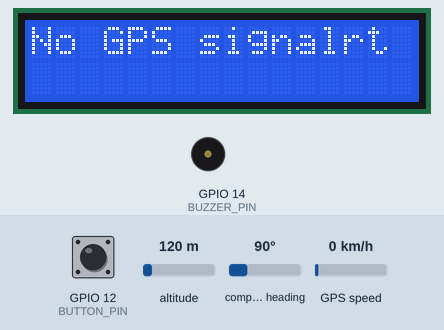
Simulated run of this sketch. Board: ESP32. Parts: 16×2 character LCD, buzzer (waves = sounding, pin HIGH). The inputs (shaded band) are chosen by the test bench; at power-on: GPIO 12 (BUTTON_PIN) HIGH, altitude 120 m, compass heading 90°, GPS speed 0 km/h. The GPS gets a fix after 3 s at 37.7749, -122.4194 with 8 satellites.

Above: at 1.3 s.
1.4 s: GPIO 12 (BUTTON_PIN) pulled LOW for 1 s
At 3.1 s:
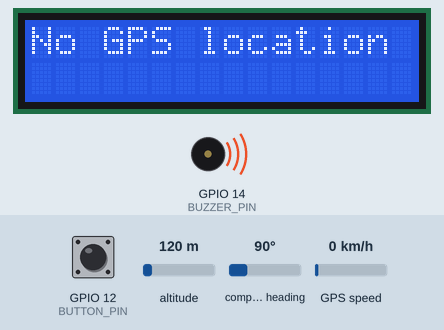
At 9.0 s:
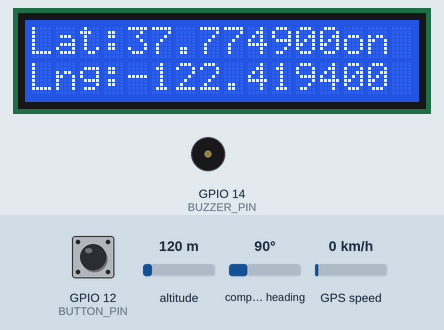
9.7 s: GPIO 12 (BUTTON_PIN) pulled LOW for 3.2 s
At 11.2 s:
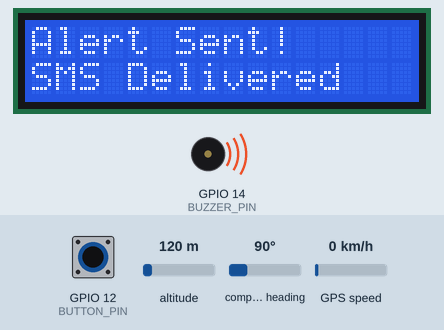
Timing chart, 0 to 16.9 s (numbered marks = the images above; inputs shaded):
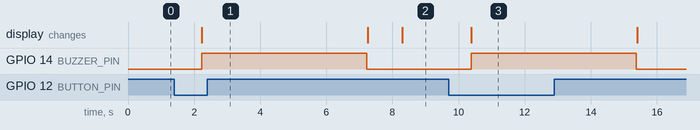

The sketch:

gps_tracker_v2.ino
```cpp
#include <TinyGPS++.h>
#include <TinyGsmClient.h>
#include <Wire.h>
#include <LiquidCrystal_I2C.h>

// Define the modem model
#define MODEM_A7 // Change this to your specific modem model

// Pin definitions
#define BUTTON_PIN 12  // Push button pin
#define BUZZER_PIN 14  // Buzzer pin

// LCD and communication setup
LiquidCrystal_I2C lcd(0x27, 16, 2); // Adjust address if needed
TinyGPSPlus gps;
TinyGsm modem(Serial1); // Assuming GSM module is on Serial1
HardwareSerial SerialGPS(1); // GPS on Serial2

// GSM variables
const char apn[] = ""; // Your network's APN
const char user[] = "";
const char pass[] = "";
const char sms_number[] = "+91XXXXXXXXXX"; // Phone number to send SMS

bool alertSent = false;

void setup() {
  Serial.begin(115200);
  SerialGPS.begin(9600, SERIAL_8N1, 16, 17); // RX, TX for GPS
  Serial1.begin(9600); // RX, TX for GSM

  // Initialize components
  lcd.begin();
  lcd.backlight();
  lcd.setCursor(0, 0);
  lcd.print("System Starting");

  pinMode(BUTTON_PIN, INPUT_PULLUP); // Button setup
  pinMode(BUZZER_PIN, OUTPUT);

  // Wait for GSM modem to initialize
  lcd.setCursor(0, 1);
  lcd.print("Connecting GSM");
  modem.restart();

  // Connect to network
  if (modem.gprsConnect(apn, user, pass)) {
    lcd.clear();
    lcd.setCursor(0, 0);
    lcd.print("GSM Connected");
  } else {
    lcd.clear();
    lcd.setCursor(0, 0);
    lcd.print("GSM Connection");
    lcd.setCursor(0, 1);
    lcd.print("Failed");
    while (true); // Stop further execution
  }

  lcd.setCursor(0, 0);
  lcd.print("Ready for Alert");
}

void loop() {
  // Read GPS data
  while (SerialGPS.available() > 0) {
    gps.encode(SerialGPS.read());
  }

  // Check for button press
  if (digitalRead(BUTTON_PIN) == LOW) {
    if (!alertSent) {
      sendAlert();
      alertSent = true;
      digitalWrite(BUZZER_PIN, HIGH); // Sound the buzzer
      delay(5000); // Alarm duration
      digitalWrite(BUZZER_PIN, LOW);
    }
  } else {
    alertSent = false; // Reset alert state when button is released
  }

  // Display GPS status on LCD
  lcd.setCursor(0, 0);
  if (gps.location.isValid()) {
    lcd.print("Lat:");
    lcd.print(gps.location.lat(), 6);
    lcd.setCursor(0, 1);
    lcd.print("Lng:");
    lcd.print(gps.location.lng(), 6);
  } else {
    lcd.print("No GPS signal");
    lcd.setCursor(0, 1);
    lcd.print("                "); // Clear previous line
  }

  delay(1000);
}

void sendAlert() {
  if (gps.location.isValid()) {
    String message = "Emergency! Location: ";
    message += "Lat: " + String(gps.location.lat(), 6) + ", ";
    message += "Lng: " + String(gps.location.lng(), 6);

    // Send SMS
    modem.sendSMS(sms_number, message.c_str());

    lcd.clear();
    lcd.setCursor(0, 0);
    lcd.print("Alert Sent!");
    lcd.setCursor(0, 1);
    lcd.print("SMS Delivered");
  } else {
    lcd.setCursor(0, 0);
    lcd.print("No GPS location");
  }
}
```

Measured:
- after the input at 1.4 s, GPIO 14 (BUZZER_PIN): LOW → HIGH after 0.82 s, → LOW 5.0 s later; the display: changes after 0.82 s (image 1)
- after the input at 9.7 s, GPIO 14 (BUZZER_PIN): LOW → HIGH after 0.68 s, → LOW 5.0 s later; the display: changes after 0.68 s (image 3)
